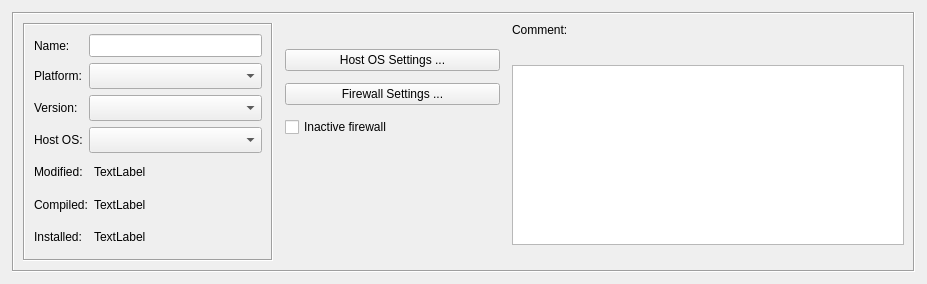
<?xml version="1.0" encoding="UTF-8"?>
<ui version="4.0">
 <class>FirewallDialog_q</class>
 <widget class="QWidget" name="FirewallDialog_q">
  <property name="enabled">
   <bool>true</bool>
  </property>
  <property name="geometry">
   <rect>
    <x>0</x>
    <y>0</y>
    <width>927</width>
    <height>284</height>
   </rect>
  </property>
  <property name="sizePolicy">
   <sizepolicy hsizetype="Preferred" vsizetype="MinimumExpanding">
    <horstretch>0</horstretch>
    <verstretch>0</verstretch>
   </sizepolicy>
  </property>
  <property name="windowTitle">
   <string>Firewall</string>
  </property>
  <layout class="QGridLayout" name="gridLayout_2">
   <property name="margin">
    <number>12</number>
   </property>
   <item row="0" column="0">
    <widget class="QFrame" name="frame20">
     <property name="frameShape">
      <enum>QFrame::Box</enum>
     </property>
     <property name="frameShadow">
      <enum>QFrame::Sunken</enum>
     </property>
     <layout class="QGridLayout" name="gridLayout">
      <property name="spacing">
       <number>12</number>
      </property>
      <item row="0" column="0" rowspan="5">
       <widget class="QFrame" name="frame7_2">
        <property name="sizePolicy">
         <sizepolicy hsizetype="Maximum" vsizetype="Preferred">
          <horstretch>0</horstretch>
          <verstretch>0</verstretch>
         </sizepolicy>
        </property>
        <property name="minimumSize">
         <size>
          <width>250</width>
          <height>0</height>
         </size>
        </property>
        <property name="maximumSize">
         <size>
          <width>350</width>
          <height>16777215</height>
         </size>
        </property>
        <property name="frameShape">
         <enum>QFrame::Box</enum>
        </property>
        <property name="frameShadow">
         <enum>QFrame::Sunken</enum>
        </property>
        <layout class="QGridLayout" name="gridLayout_4">
         <item row="0" column="0">
          <layout class="QGridLayout">
           <item row="0" column="0">
            <widget class="QLabel" name="textLabel1_4_2">
             <property name="sizePolicy">
              <sizepolicy hsizetype="Minimum" vsizetype="Preferred">
               <horstretch>0</horstretch>
               <verstretch>0</verstretch>
              </sizepolicy>
             </property>
             <property name="maximumSize">
              <size>
               <width>32767</width>
               <height>32767</height>
              </size>
             </property>
             <property name="text">
              <string>Name:</string>
             </property>
             <property name="wordWrap">
              <bool>false</bool>
             </property>
            </widget>
           </item>
           <item row="0" column="1">
            <widget class="QLineEdit" name="obj_name">
             <property name="sizePolicy">
              <sizepolicy hsizetype="Preferred" vsizetype="Fixed">
               <horstretch>1</horstretch>
               <verstretch>0</verstretch>
              </sizepolicy>
             </property>
             <property name="minimumSize">
              <size>
               <width>100</width>
               <height>23</height>
              </size>
             </property>
            </widget>
           </item>
           <item row="2" column="0">
            <widget class="QLabel" name="textLabel1_3_2_2">
             <property name="sizePolicy">
              <sizepolicy hsizetype="Minimum" vsizetype="Preferred">
               <horstretch>0</horstretch>
               <verstretch>0</verstretch>
              </sizepolicy>
             </property>
             <property name="maximumSize">
              <size>
               <width>32767</width>
               <height>32767</height>
              </size>
             </property>
             <property name="text">
              <string>Platform:</string>
             </property>
             <property name="wordWrap">
              <bool>false</bool>
             </property>
            </widget>
           </item>
           <item row="2" column="1">
            <widget class="QComboBox" name="platform">
             <property name="sizePolicy">
              <sizepolicy hsizetype="Minimum" vsizetype="Fixed">
               <horstretch>0</horstretch>
               <verstretch>0</verstretch>
              </sizepolicy>
             </property>
             <property name="minimumSize">
              <size>
               <width>100</width>
               <height>26</height>
              </size>
             </property>
            </widget>
           </item>
           <item row="3" column="0">
            <widget class="QLabel" name="textLabel7_2_2">
             <property name="sizePolicy">
              <sizepolicy hsizetype="Minimum" vsizetype="Preferred">
               <horstretch>0</horstretch>
               <verstretch>0</verstretch>
              </sizepolicy>
             </property>
             <property name="maximumSize">
              <size>
               <width>32767</width>
               <height>32767</height>
              </size>
             </property>
             <property name="text">
              <string>Version:</string>
             </property>
             <property name="wordWrap">
              <bool>false</bool>
             </property>
            </widget>
           </item>
           <item row="3" column="1">
            <widget class="QComboBox" name="version">
             <property name="sizePolicy">
              <sizepolicy hsizetype="Minimum" vsizetype="Fixed">
               <horstretch>0</horstretch>
               <verstretch>0</verstretch>
              </sizepolicy>
             </property>
             <property name="minimumSize">
              <size>
               <width>100</width>
               <height>26</height>
              </size>
             </property>
            </widget>
           </item>
           <item row="4" column="0">
            <widget class="QLabel" name="textLabel2_3_2_2">
             <property name="sizePolicy">
              <sizepolicy hsizetype="Minimum" vsizetype="Preferred">
               <horstretch>0</horstretch>
               <verstretch>0</verstretch>
              </sizepolicy>
             </property>
             <property name="maximumSize">
              <size>
               <width>32767</width>
               <height>32767</height>
              </size>
             </property>
             <property name="text">
              <string>Host OS:</string>
             </property>
             <property name="wordWrap">
              <bool>false</bool>
             </property>
            </widget>
           </item>
           <item row="4" column="1">
            <widget class="QComboBox" name="hostOS">
             <property name="sizePolicy">
              <sizepolicy hsizetype="Minimum" vsizetype="Fixed">
               <horstretch>0</horstretch>
               <verstretch>0</verstretch>
              </sizepolicy>
             </property>
             <property name="minimumSize">
              <size>
               <width>100</width>
               <height>26</height>
              </size>
             </property>
            </widget>
           </item>
          </layout>
         </item>
         <item row="1" column="0">
          <layout class="QGridLayout" name="gridLayout_3">
           <item row="0" column="0">
            <widget class="QLabel" name="label">
             <property name="sizePolicy">
              <sizepolicy hsizetype="Maximum" vsizetype="Preferred">
               <horstretch>0</horstretch>
               <verstretch>0</verstretch>
              </sizepolicy>
             </property>
             <property name="text">
              <string>Modified:</string>
             </property>
            </widget>
           </item>
           <item row="0" column="1">
            <widget class="QLabel" name="last_modified">
             <property name="sizePolicy">
              <sizepolicy hsizetype="Minimum" vsizetype="Preferred">
               <horstretch>0</horstretch>
               <verstretch>0</verstretch>
              </sizepolicy>
             </property>
             <property name="text">
              <string>TextLabel</string>
             </property>
            </widget>
           </item>
           <item row="1" column="0">
            <widget class="QLabel" name="label_2">
             <property name="sizePolicy">
              <sizepolicy hsizetype="Maximum" vsizetype="Preferred">
               <horstretch>0</horstretch>
               <verstretch>0</verstretch>
              </sizepolicy>
             </property>
             <property name="text">
              <string>Compiled:</string>
             </property>
            </widget>
           </item>
           <item row="1" column="1">
            <widget class="QLabel" name="last_compiled">
             <property name="sizePolicy">
              <sizepolicy hsizetype="Minimum" vsizetype="Preferred">
               <horstretch>0</horstretch>
               <verstretch>0</verstretch>
              </sizepolicy>
             </property>
             <property name="text">
              <string>TextLabel</string>
             </property>
            </widget>
           </item>
           <item row="2" column="0">
            <widget class="QLabel" name="label_3">
             <property name="sizePolicy">
              <sizepolicy hsizetype="Maximum" vsizetype="Preferred">
               <horstretch>0</horstretch>
               <verstretch>0</verstretch>
              </sizepolicy>
             </property>
             <property name="text">
              <string>Installed:</string>
             </property>
            </widget>
           </item>
           <item row="2" column="1">
            <widget class="QLabel" name="last_installed">
             <property name="sizePolicy">
              <sizepolicy hsizetype="Minimum" vsizetype="Preferred">
               <horstretch>0</horstretch>
               <verstretch>0</verstretch>
              </sizepolicy>
             </property>
             <property name="text">
              <string>TextLabel</string>
             </property>
            </widget>
           </item>
          </layout>
         </item>
        </layout>
       </widget>
      </item>
      <item row="1" column="1">
       <widget class="QPushButton" name="osAdvanced">
        <property name="sizePolicy">
         <sizepolicy hsizetype="Fixed" vsizetype="Minimum">
          <horstretch>0</horstretch>
          <verstretch>0</verstretch>
         </sizepolicy>
        </property>
        <property name="minimumSize">
         <size>
          <width>200</width>
          <height>0</height>
         </size>
        </property>
        <property name="maximumSize">
         <size>
          <width>32767</width>
          <height>32767</height>
         </size>
        </property>
        <property name="text">
         <string>Host OS Settings ...</string>
        </property>
       </widget>
      </item>
      <item row="0" column="2">
       <widget class="QLabel" name="textLabel2">
        <property name="sizePolicy">
         <sizepolicy hsizetype="Preferred" vsizetype="Fixed">
          <horstretch>0</horstretch>
          <verstretch>0</verstretch>
         </sizepolicy>
        </property>
        <property name="text">
         <string>Comment:</string>
        </property>
        <property name="wordWrap">
         <bool>false</bool>
        </property>
       </widget>
      </item>
      <item row="1" column="2" rowspan="4">
       <widget class="TextEditWidget" name="comment">
        <property name="sizePolicy">
         <sizepolicy hsizetype="Expanding" vsizetype="Expanding">
          <horstretch>0</horstretch>
          <verstretch>0</verstretch>
         </sizepolicy>
        </property>
        <property name="minimumSize">
         <size>
          <width>200</width>
          <height>0</height>
         </size>
        </property>
        <property name="maximumSize">
         <size>
          <width>16777215</width>
          <height>180</height>
         </size>
        </property>
        <property name="tabChangesFocus">
         <bool>true</bool>
        </property>
       </widget>
      </item>
      <item row="2" column="1">
       <widget class="QPushButton" name="fwAdvanced">
        <property name="sizePolicy">
         <sizepolicy hsizetype="Fixed" vsizetype="Minimum">
          <horstretch>0</horstretch>
          <verstretch>0</verstretch>
         </sizepolicy>
        </property>
        <property name="minimumSize">
         <size>
          <width>200</width>
          <height>0</height>
         </size>
        </property>
        <property name="maximumSize">
         <size>
          <width>32767</width>
          <height>32767</height>
         </size>
        </property>
        <property name="text">
         <string>Firewall Settings ...</string>
        </property>
       </widget>
      </item>
      <item row="3" column="1">
       <widget class="QCheckBox" name="inactive">
        <property name="sizePolicy">
         <sizepolicy hsizetype="Fixed" vsizetype="Fixed">
          <horstretch>0</horstretch>
          <verstretch>0</verstretch>
         </sizepolicy>
        </property>
        <property name="minimumSize">
         <size>
          <width>215</width>
          <height>0</height>
         </size>
        </property>
        <property name="maximumSize">
         <size>
          <width>215</width>
          <height>16777215</height>
         </size>
        </property>
        <property name="toolTip">
         <string>Skip this firewall for batch compile and install operations</string>
        </property>
        <property name="text">
         <string>Inactive firewall</string>
        </property>
       </widget>
      </item>
      <item row="4" column="1">
       <spacer>
        <property name="orientation">
         <enum>Qt::Vertical</enum>
        </property>
        <property name="sizeType">
         <enum>QSizePolicy::MinimumExpanding</enum>
        </property>
        <property name="sizeHint" stdset="0">
         <size>
          <width>203</width>
          <height>67</height>
         </size>
        </property>
       </spacer>
      </item>
     </layout>
    </widget>
   </item>
  </layout>
 </widget>
 <customwidgets>
  <customwidget>
   <class>TextEditWidget</class>
   <extends>QTextEdit</extends>
   <header>TextEditWidget.h</header>
  </customwidget>
 </customwidgets>
 <tabstops>
  <tabstop>obj_name</tabstop>
  <tabstop>platform</tabstop>
  <tabstop>version</tabstop>
  <tabstop>hostOS</tabstop>
  <tabstop>osAdvanced</tabstop>
  <tabstop>fwAdvanced</tabstop>
  <tabstop>inactive</tabstop>
  <tabstop>comment</tabstop>
 </tabstops>
 <resources/>
 <connections>
  <connection>
   <sender>fwAdvanced</sender>
   <signal>clicked()</signal>
   <receiver>FirewallDialog_q</receiver>
   <slot>openFWDialog()</slot>
   <hints>
    <hint type="sourcelabel">
     <x>20</x>
     <y>20</y>
    </hint>
    <hint type="destinationlabel">
     <x>20</x>
     <y>20</y>
    </hint>
   </hints>
  </connection>
  <connection>
   <sender>osAdvanced</sender>
   <signal>clicked()</signal>
   <receiver>FirewallDialog_q</receiver>
   <slot>openOSDialog()</slot>
   <hints>
    <hint type="sourcelabel">
     <x>20</x>
     <y>20</y>
    </hint>
    <hint type="destinationlabel">
     <x>20</x>
     <y>20</y>
    </hint>
   </hints>
  </connection>
  <connection>
   <sender>inactive</sender>
   <signal>toggled(bool)</signal>
   <receiver>FirewallDialog_q</receiver>
   <slot>changed()</slot>
   <hints>
    <hint type="sourcelabel">
     <x>20</x>
     <y>20</y>
    </hint>
    <hint type="destinationlabel">
     <x>20</x>
     <y>20</y>
    </hint>
   </hints>
  </connection>
  <connection>
   <sender>comment</sender>
   <signal>textChanged()</signal>
   <receiver>FirewallDialog_q</receiver>
   <slot>changed()</slot>
   <hints>
    <hint type="sourcelabel">
     <x>20</x>
     <y>20</y>
    </hint>
    <hint type="destinationlabel">
     <x>20</x>
     <y>20</y>
    </hint>
   </hints>
  </connection>
  <connection>
   <sender>obj_name</sender>
   <signal>editingFinished()</signal>
   <receiver>FirewallDialog_q</receiver>
   <slot>changed()</slot>
   <hints>
    <hint type="sourcelabel">
     <x>20</x>
     <y>20</y>
    </hint>
    <hint type="destinationlabel">
     <x>20</x>
     <y>20</y>
    </hint>
   </hints>
  </connection>
  <connection>
   <sender>platform</sender>
   <signal>activated(int)</signal>
   <receiver>FirewallDialog_q</receiver>
   <slot>changed()</slot>
   <hints>
    <hint type="sourcelabel">
     <x>20</x>
     <y>20</y>
    </hint>
    <hint type="destinationlabel">
     <x>20</x>
     <y>20</y>
    </hint>
   </hints>
  </connection>
  <connection>
   <sender>version</sender>
   <signal>activated(int)</signal>
   <receiver>FirewallDialog_q</receiver>
   <slot>changed()</slot>
   <hints>
    <hint type="sourcelabel">
     <x>20</x>
     <y>20</y>
    </hint>
    <hint type="destinationlabel">
     <x>20</x>
     <y>20</y>
    </hint>
   </hints>
  </connection>
  <connection>
   <sender>hostOS</sender>
   <signal>activated(int)</signal>
   <receiver>FirewallDialog_q</receiver>
   <slot>changed()</slot>
   <hints>
    <hint type="sourcelabel">
     <x>20</x>
     <y>20</y>
    </hint>
    <hint type="destinationlabel">
     <x>20</x>
     <y>20</y>
    </hint>
   </hints>
  </connection>
 </connections>
 <slots>
  <slot>platformChanged()</slot>
  <slot>hostOSChanged()</slot>
  <slot>changed()</slot>
 </slots>
</ui>
